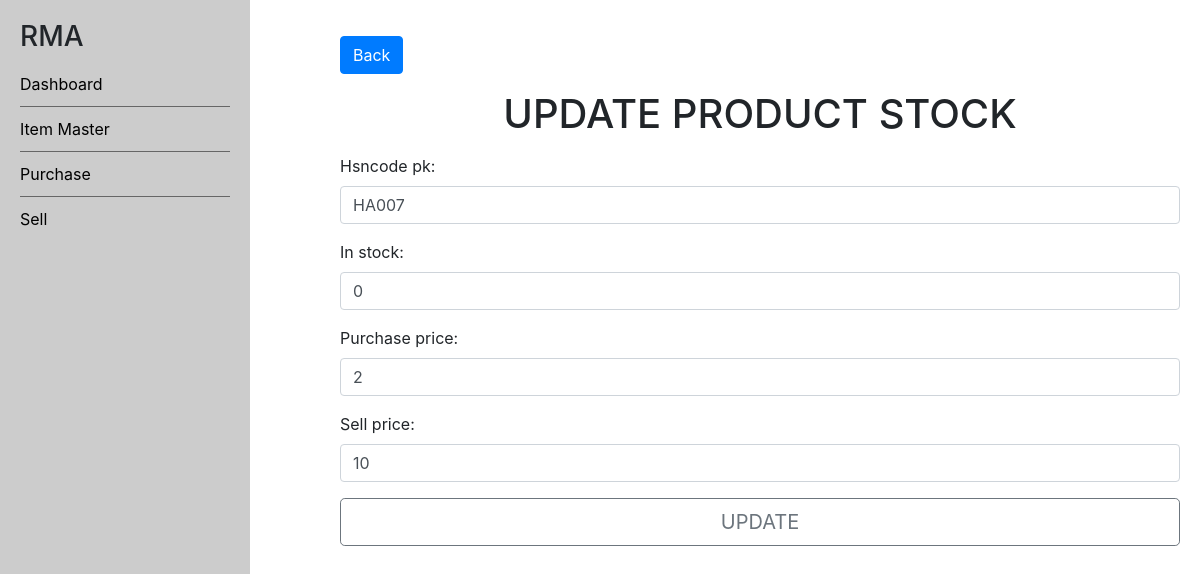
The app's page /app/item-master/item-detail/3/update/HA007/2/ with its own data.
### app/models.py (models this page shows, shortened)
class HSNCode(models.Model):
    hsncode_pk = models.CharField(max_length=10, blank=False)
    in_stock = models.IntegerField(default=0)
    purchase_price = models.IntegerField(default=0)
    sell_price = models.IntegerField(default=0)
    stock_value = models.IntegerField(default=0)

### app/views.py (the view, shortened to what this page needs)
# urls.py: path('item-master/item-detail/<int:item_pk>/update/<str:hsncode_pk>/<int:purchase_price>/', UpdateStock.as_view(), name='update-stock'),
class UpdateStock(View):
    def get(self, request, item_pk, hsncode_pk, purchase_price, *args, **kwargs):
        hsncode_form = HSNCodeForm(instance=HSNCode.objects.filter(hsncode_pk=hsncode_pk, purchase_price = purchase_price).first())
        context = {
            'item_pk': item_pk,
            'hsncode_form': hsncode_form,
        }
        return render(request, 'app/update_stock.html', context = context)

### app/forms.py
class HSNCodeForm(forms.ModelForm):
    def __init__(self, *args, **kwargs):
        super().__init__(*args, **kwargs)
        self.fields['hsncode_pk'].widget.attrs.update({'class': 'textinput form-control setprice hsncode_pk', 'required': 'true'})
        self.fields['in_stock'].widget.attrs.update({'class': 'number form-control setprice in_stock', 'required': 'true'})
        self.fields['purchase_price'].widget.attrs.update({'class': 'number form-control setprice purchase_price', 'required': 'true'})
        self.fields['sell_price'].widget.attrs.update({'class': 'number form-control setprice sell_price', 'required': 'true'})
    class Meta:
        model = HSNCode
        fields = ['hsncode_pk','in_stock', 'purchase_price', 'sell_price']

### app/templates/app/update_stock.html (shortened to what this page needs)
{% extends 'app/base.html' %}
{% block content %}
  <div class="row mt-3">
    <div class="col-md-7 col-sm-12 ">
        <a href="{% url 'item-details' item_pk %}" class="btn btn-primary">Back</a>
    </div>
  </div>
  <h1 class="d-flex justify-content-center m-3">UPDATE PRODUCT STOCK</h1>
  <form method="post">
    {{ hsncode_form.as_p }}
    <button type="submit" class="btn btn-outline-secondary btn-lg btn-block">UPDATE</button>
  </form>
{% endblock %}

### records on screen
HSNCode: hsncode_pk "HA007", in_stock "0", purchase_price "2", sell_price "10"
